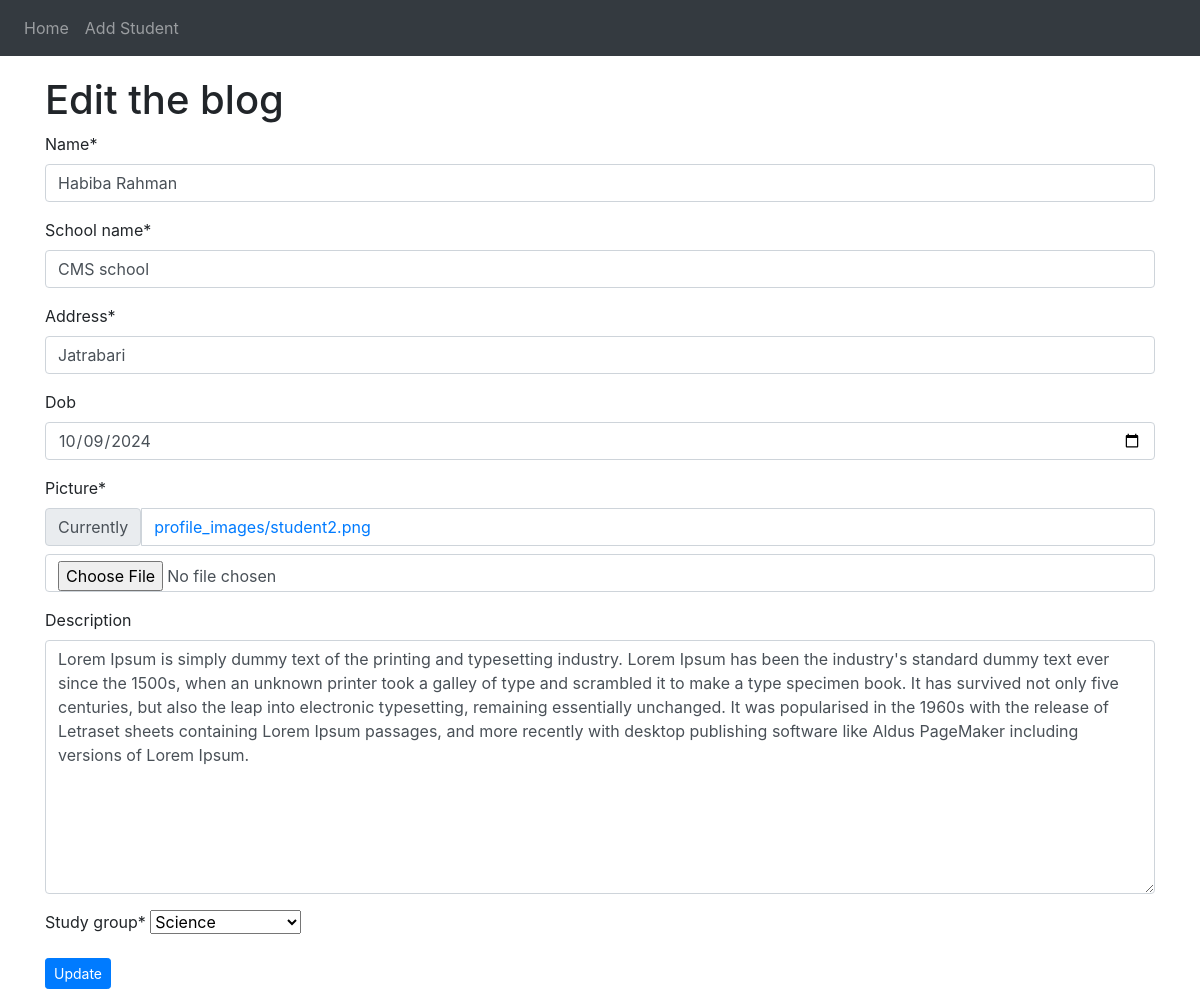
Page /student/edit/5/ on the committed database.
### App_student/models.py (models this page shows, shortened)
class Student(models.Model):
    student_id = models.AutoField(primary_key=True)
    name = models.CharField(max_length=50)
    school_name = models.CharField(max_length=50)
    address = models.CharField(max_length=100)
    dob = models.DateField(blank=True,null=True)
    profile_pic = models.ImageField(upload_to='profile_images',verbose_name="Picture")
    description = models.TextField(blank=True)
    join_date = models.DateTimeField(auto_now_add=True)
    update_date = models.DateTimeField(auto_now=True)
    study_group = models.CharField(max_length=50, choices=(
                             ("Science","Science"),
                             ('Business Studies','Business Studies'),
                             ('Humanities','Humanities')
                            ))
    class Meta:
        ordering = ['-join_date']

### App_student/views.py (the view, shortened to what this page needs)
# urls.py: path('edit/<pk>/',views.UpdateStudent.as_view(),name='edit_student'),
class UpdateStudent(UpdateView):
    fields = '__all__'
    model = Student
    template_name = 'App_student/edit_student.html'
    def get_form(self, form_class=None):
        form = super().get_form(form_class)
        form.fields['dob'].widget = forms.DateInput(attrs={'type': 'date', 'class': 'form-control'})
        return form

### templates/App_student/edit_student.html (shortened to what this page needs)
{% extends 'base.html' %}
{% load crispy_forms_tags %}
{% block body_block %}
<h1> Edit the blog </h1>
<form  method="POST"  enctype="multipart/form-data">
    {{form|crispy}}
    <input type="submit" name="submit" value="Update" class="btn btn-primary btn-sm">
</form>
{% endblock%}

### rows in the picture
Student: name "Habiba Rahman", school_name "CMS school", address "Jatrabari", dob "10/09/2024", description "Lorem Ipsum is simply dummy text of the printing and typesetting industry. Lorem Ipsum has been the industry's standard dummy text ever since the 1500s, when an unknown printer took a galley of type and scrambled it to make a type specimen book. It has survived not only five centuries, but also the leap into electronic typesetting, remaining essentially unchanged. It was popularised in the 1960s with the release of Letraset sheets containing Lorem Ipsum passages, and more recently with desktop publishing software like Aldus PageMaker including versions of Lorem Ipsum.", study_group "Science"
